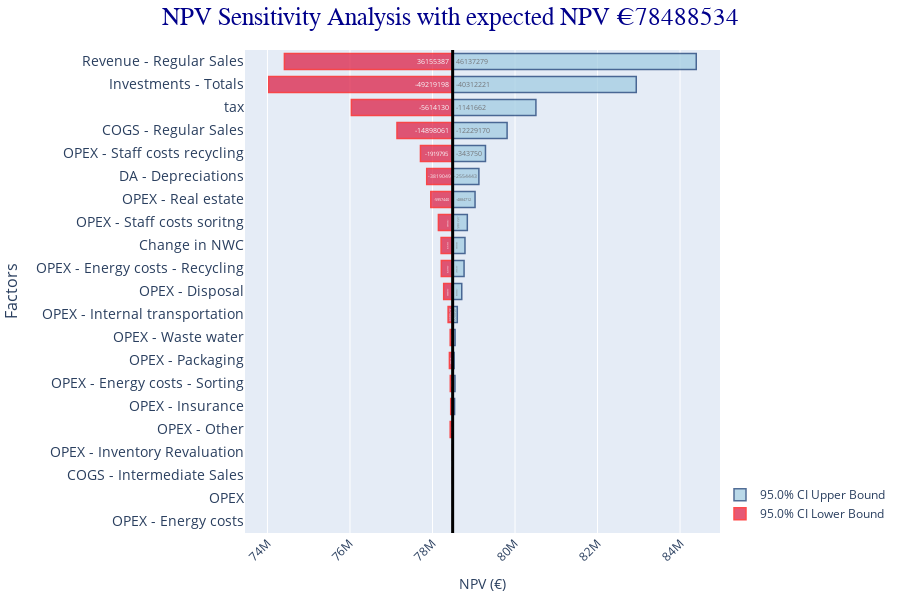

Source (notebook cell):
### Code cell
df_npv_input = plot_sensitivity(df_sim_results, columnames, monthly_wacc)

### Figure 1 — Plotly figure (JSON) as saved in the notebook; plotly's stock layout.template omitted (floating-point values rounded to 4 significant figures)
{"data": [{"base": 78490000.0, "insidetextanchor": "start", "marker": {"color": "rgb(158,202,225)", "line": {"color": "rgb(8,48,107)", "width": 1.5}}, "name": "95.0% CI Upper Bound", "opacity": 0.7, "orientation": "h", "text": [0, 0, -11915, -17437, -555661, -429147, -512345, -296652, -537672, -450972, -1990598, -2510241, 2820283, -351985, -4884712, -2554443, -343750, -12229170, -1141662, -40312221, 46137279], "textposition": "inside", "type": "bar", "x": [0, 0, 1294, 1960, 10814, 47093, 56378, 35653, 58750, 112350, 220801, 276657, 298884, 355413, 542776, 635833, 795550, 1319601, 2018044, 4449897, 5903884], "y": ["OPEX - Energy costs", "OPEX", "COGS - Intermediate Sales", "OPEX - Inventory Revaluation", "OPEX - Other", "OPEX - Insurance", "OPEX - Energy costs - Sorting", "OPEX - Packaging", "OPEX - Waste water", "OPEX - Internal transportation", "OPEX - Disposal", "OPEX - Energy costs - Recycling", "Change in NWC", "OPEX - Staff costs soritng", "OPEX - Real estate", "DA - Depreciations", "OPEX - Staff costs recycling", "COGS - Regular Sales", "tax", "Investments - Totals", "Revenue - Regular Sales"]}, {"base": 78490000.0, "insidetextanchor": "start", "marker": {"color": "crimson", "line": {"color": "red", "width": 1.5}}, "name": "95.0% CI Lower Bound", "opacity": 0.7, "orientation": "h", "text": [0, 0, -14547, -21359, -625970, -523692, -625645, -411092, -655393, -673433, -2428880, -3062078, 2241418, -1052485, -5957440, -3819049, -1919795, -14898061, -5614130, -49219198, 36155387], "textposition": "inside", "type": "bar", "x": [0, 0, -1338, -1962, -59495, -47452, -56922, -78787, -58971, -110111, -217481, -275180, -279981, -345087, -529952, -628773, -780495, -1349290, -2454424, -4457080, -4078008], "y": ["OPEX - Energy costs", "OPEX", "COGS - Intermediate Sales", "OPEX - Inventory Revaluation", "OPEX - Other", "OPEX - Insurance", "OPEX - Energy costs - Sorting", "OPEX - Packaging", "OPEX - Waste water", "OPEX - Internal transportation", "OPEX - Disposal", "OPEX - Energy costs - Recycling", "Change in NWC", "OPEX - Staff costs soritng", "OPEX - Real estate", "DA - Depreciations", "OPEX - Staff costs recycling", "COGS - Regular Sales", "tax", "Investments - Totals", "Revenue - Regular Sales"]}], "layout": {"annotations": [{"showarrow": false, "text": "", "x": 78490000.0, "xanchor": "left", "xref": "x", "y": 0, "yanchor": "bottom", "yref": "y domain"}], "bargap": 0.3, "barmode": "overlay", "height": 600, "legend": {"bgcolor": "rgba(255, 255, 255, 0)", "bordercolor": "rgba(255, 255, 255, 0)", "x": 1, "y": 0.01}, "margin": {"b": 10, "l": 10, "r": 10, "t": 50}, "shapes": [{"line": {"color": "black", "width": 3}, "name": "Expected", "type": "line", "x0": 78490000.0, "x1": 78490000.0, "xref": "x", "y0": 0, "y1": 1, "yref": "y domain"}], "title": {"font": {"color": "darkblue", "family": "sans-serif", "size": 25}, "text": "NPV Sensitivity Analysis with expected NPV €78488534", "x": 0.5}, "xaxis": {"tickangle": -45, "title": {"text": "NPV (€)"}}, "yaxis": {"tickfont": {"size": 14}, "title": {"font": {"size": 16}, "text": "Factors"}}}}
